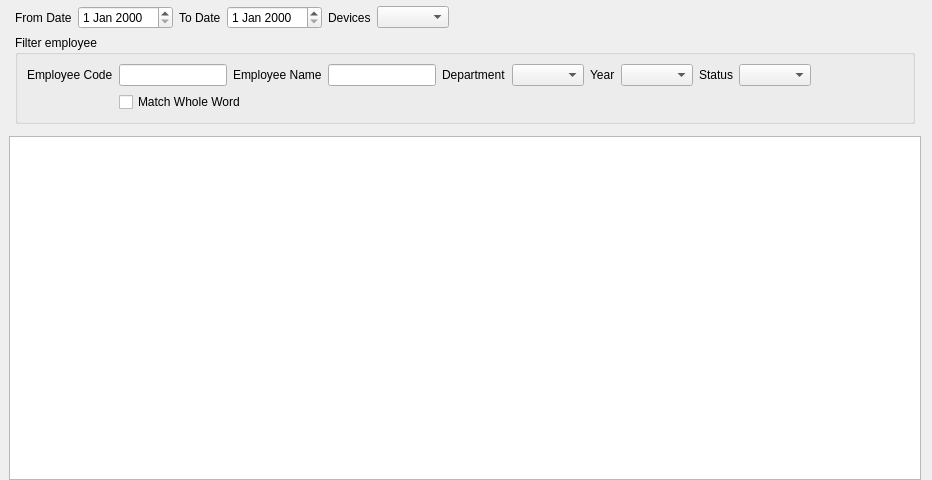
<?xml version="1.0" encoding="UTF-8"?>
<ui version="4.0">
 <class>Form</class>
 <widget class="QWidget" name="Form">
  <property name="geometry">
   <rect>
    <x>0</x>
    <y>0</y>
    <width>932</width>
    <height>480</height>
   </rect>
  </property>
  <property name="windowTitle">
   <string>Device Logs</string>
  </property>
  <layout class="QGridLayout" name="gridLayout">
   <property name="leftMargin">
    <number>9</number>
   </property>
   <property name="topMargin">
    <number>0</number>
   </property>
   <property name="bottomMargin">
    <number>0</number>
   </property>
   <item row="1" column="0">
    <layout class="QVBoxLayout" name="topPanel">
     <property name="leftMargin">
      <number>6</number>
     </property>
     <property name="topMargin">
      <number>6</number>
     </property>
     <property name="rightMargin">
      <number>6</number>
     </property>
     <property name="bottomMargin">
      <number>6</number>
     </property>
     <item>
      <layout class="QVBoxLayout" name="filterPanel">
       <item>
        <layout class="QHBoxLayout" name="basicFilterOptions" stretch="0,0,0,0,0,0,0">
         <item>
          <widget class="QLabel" name="label">
           <property name="text">
            <string>From Date</string>
           </property>
          </widget>
         </item>
         <item>
          <widget class="QDateEdit" name="dateEdit"/>
         </item>
         <item>
          <widget class="QLabel" name="label_2">
           <property name="text">
            <string>To Date</string>
           </property>
          </widget>
         </item>
         <item>
          <widget class="QDateEdit" name="dateEdit_2"/>
         </item>
         <item>
          <widget class="QLabel" name="label_3">
           <property name="text">
            <string>Devices</string>
           </property>
          </widget>
         </item>
         <item>
          <widget class="QComboBox" name="comboBox"/>
         </item>
         <item>
          <spacer name="horizontalSpacer">
           <property name="orientation">
            <enum>Qt::Horizontal</enum>
           </property>
           <property name="sizeHint" stdset="0">
            <size>
             <width>40</width>
             <height>20</height>
            </size>
           </property>
          </spacer>
         </item>
        </layout>
       </item>
       <item>
        <widget class="QGroupBox" name="filterGroup">
         <property name="title">
          <string>Filter employee</string>
         </property>
         <layout class="QGridLayout" name="gridLayout_2">
          <item row="1" column="0">
           <layout class="QHBoxLayout" name="filterOptions" stretch="0,0,0">
            <item>
             <spacer name="horizontalSpacer_4">
              <property name="orientation">
               <enum>Qt::Horizontal</enum>
              </property>
              <property name="sizeType">
               <enum>QSizePolicy::Fixed</enum>
              </property>
              <property name="sizeHint" stdset="0">
               <size>
                <width>92</width>
                <height>20</height>
               </size>
              </property>
             </spacer>
            </item>
            <item>
             <widget class="QCheckBox" name="matchWholeWord">
              <property name="text">
               <string>Match Whole Word</string>
              </property>
             </widget>
            </item>
            <item>
             <spacer name="horizontalSpacer_3">
              <property name="orientation">
               <enum>Qt::Horizontal</enum>
              </property>
              <property name="sizeHint" stdset="0">
               <size>
                <width>40</width>
                <height>20</height>
               </size>
              </property>
             </spacer>
            </item>
           </layout>
          </item>
          <item row="0" column="0">
           <layout class="QHBoxLayout" name="filterLayout">
            <item>
             <widget class="QLabel" name="label_4">
              <property name="text">
               <string>Employee Code</string>
              </property>
             </widget>
            </item>
            <item>
             <widget class="QLineEdit" name="inputEmployeeCode"/>
            </item>
            <item>
             <widget class="QLabel" name="label_5">
              <property name="text">
               <string>Employee Name</string>
              </property>
             </widget>
            </item>
            <item>
             <widget class="QLineEdit" name="lineEdit_2"/>
            </item>
            <item>
             <widget class="QLabel" name="label_6">
              <property name="text">
               <string>Department</string>
              </property>
             </widget>
            </item>
            <item>
             <widget class="QComboBox" name="comboBox_2"/>
            </item>
            <item>
             <widget class="QLabel" name="label_7">
              <property name="text">
               <string>Year</string>
              </property>
             </widget>
            </item>
            <item>
             <widget class="QComboBox" name="comboBox_3"/>
            </item>
            <item>
             <widget class="QLabel" name="label_8">
              <property name="text">
               <string>Status</string>
              </property>
             </widget>
            </item>
            <item>
             <widget class="QComboBox" name="comboBox_4"/>
            </item>
            <item>
             <spacer name="horizontalSpacer_2">
              <property name="orientation">
               <enum>Qt::Horizontal</enum>
              </property>
              <property name="sizeHint" stdset="0">
               <size>
                <width>40</width>
                <height>20</height>
               </size>
              </property>
             </spacer>
            </item>
           </layout>
          </item>
         </layout>
        </widget>
       </item>
      </layout>
     </item>
    </layout>
   </item>
   <item row="2" column="0">
    <layout class="QVBoxLayout" name="tableLayout">
     <item>
      <widget class="QTableView" name="table"/>
     </item>
    </layout>
   </item>
  </layout>
 </widget>
 <resources>
  <include location="../resources/main.qrc"/>
 </resources>
 <connections/>
</ui>
